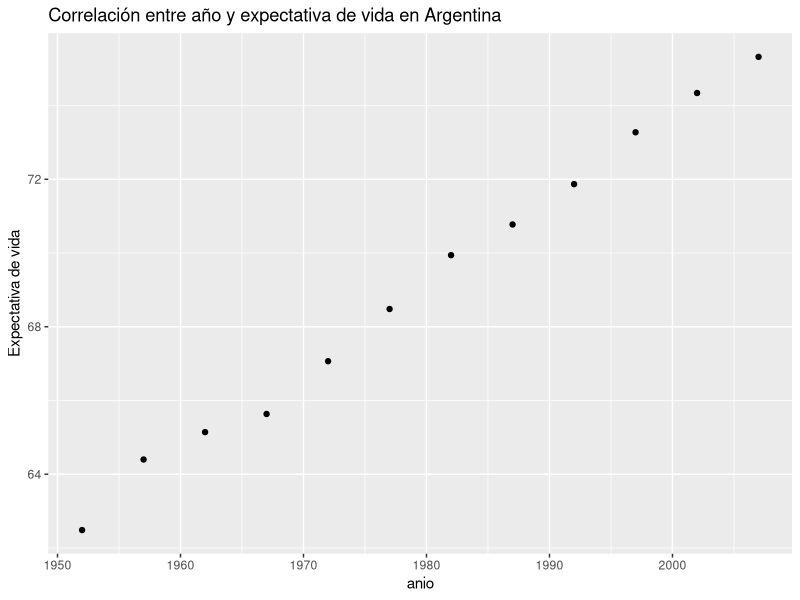

The R script that drew this image: (Note: this script raises an error after producing the figure.)
# CLASE 7: MODELADO ESTADÍSTICO

# Importamos las librerías necesarias
library(tidyverse)

# Regresión lineal simple

# Vamos a trabajar con el conjunto de datos "gapminder"
mundo <- read_csv("./datos/gapminder.csv")

# Veamos...
colnames(mundo) # PBI per cápita en dólares
# [1] "pais"       "continente" "anio"       "expVida"   
# [5] "pobl"       "PBI_PC"  

# Regresión con una variable numérica

# ¿Cómo se relaciona el paso del tiempo (variable explicativa) con la expectativa de vida en la Argentina? Filtremos los datos
argentina <- mundo %>% 
  filter(pais == "Argentina")

# Visualicemos la relación entre año y expectativa de vida
ggplot(argentina) + 
  geom_point(aes(x = anio, y = expVida)) +
  labs(title = "Correlación entre año y expectativa de vida en Argentina",
       y = "Expectativa de vida")

# Tiempo y expectativa de vida están correlacionadas en forma positiva: el incremento de una unidad de tiempo resulta en el incremento de la expectativa de vida

# Veamos...
modelo_exp

# El coeficiente de la variable año es de 0.2317. Significa que incrementando en una unidad la variable año, la variable expectativa de vida se incrementa en 0.2317. O sea, por cada año que pasa la expectativa de vida en la Argentina aumenta casi 3 meses

ggplot(argentina) + 
  geom_point(aes(x = anio, y = expVida)) +
  labs(title = "Correlación entre tiempo y expectativa de vida en Argentina",
       y = "Expectativa de vida") +
  geom_abline(aes(intercept = -389.6063, slope = 0.2317), color = "blue") + # línea recta
  xlim(c(1950, 2030)) + # opc
  ylim(c(60, 85)) + # opc
  geom_smooth(aes(x = anio, y = expVida), method = "lm") # opc

# Para el año 2030 la expectativa de vida en la Argentina habrá superado los 80 años

# En la práctica es raro encontrar una correlación tan nítida entre variables. Veamos el comportamiento del paso del tiempo sobre el PBI PC 
ggplot(argentina) + 
  geom_point(aes(x = anio, y = PBI_PC)) +
  labs(title = "Correlación entre tiempo  y PBI en Argentina",
       y = "PBI per cápita") +
  geom_smooth(aes(x = anio, y = PBI_PC), method = "lm")

modelo_PBI <- lm(PBI_PC ~ anio, data = argentina)

# Revisión de los desvíos: sobre los residuos

residuos <- residuals(modelo_PBI)

argentina <- argentina %>% 
  mutate(residuo_ml = residuos) # agregamos una columna

ggplot(argentina) +
  geom_point(aes(x = anio, y = residuo_ml)) +
  geom_hline(yintercept = 0, col = "blue") + # línea horizontal
  labs(x = "Año", y = "Residuo del modelo lineal")

ggplot(argentina) + 
  geom_line(aes(x = anio, y = PBI_PC)) +
  geom_vline(aes(xintercept = 2001), color = "red") + # año de la crisis
  labs(title = "Evolución del PBI en la Argentina",
       y = "PBI per cápita",
       caption = "Nota: La línea roja indica la ocurrencia de la crisis del 2001")

# EJERCICIO: MOSTRAR LA RELACIÓN ENTRE UNA VARIABLES CATEGÓRICA Y OTRA CONTINUA/NUMÉRICA, CON UN GRÁFICO BOXPLOT (MEDIANTE GEOM_BOXPLOT()) Y UN GRÁFICO DE PUNTOS “SACUDIDOS” (MEDIANTE GEOM_JITTER()). EXPLIQUEMOS LO QUE MUESTRA EL GRÁFICO

# Gráfico de caja (boxplot)
ggplot(mundo) +
  geom_boxplot(aes(x = continente, y = PBI_PC)) +
  labs(title = "Relación entre Continente y PBI per cápita",
    x = "Continente",
    y = "PBI per cápita")
	
# Gráfico de puntos "sacudidos" (jitter)
ggplot(mundo) +
  geom_jitter(aes(x = continente, y = PBI_PC), width = 0.2, height = 0) +
  labs(title = "Relación entre Continente y PBI per cápita (Puntos 'Sacudidos')",
    x = "Continente",
    y = "PBI per cápita")
	
